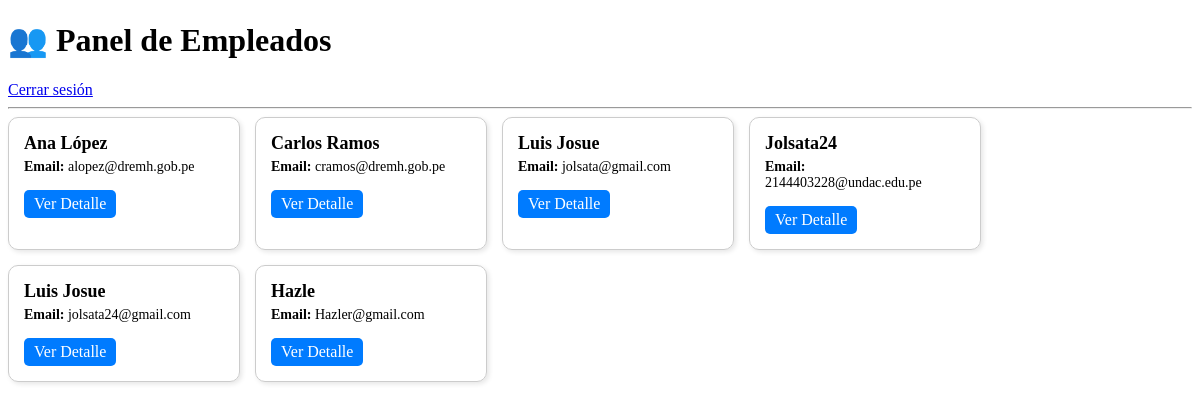
The app's page /area_jefe/empleados_panel.php (signed in) with its own data.
### tables this page shows
CREATE TABLE `usuarios` (
  `id` int NOT NULL AUTO_INCREMENT,
  `nombre` varchar(150) NOT NULL,
  `email` varchar(150) NOT NULL,
  `password_hash` varchar(255) NOT NULL,
  `id_area` int DEFAULT NULL,
  `rol` enum('admin','rrhh','jefe_area','empleado','secretaria') DEFAULT 'empleado',
  `activo` tinyint(1) DEFAULT '1',
  `creado_en` datetime DEFAULT CURRENT_TIMESTAMP,
  `foto` varchar(255) DEFAULT 'uploads/usuarios/default.png',
  `reset_token` varchar(64) DEFAULT NULL,
  `reset_token_expires_at` datetime DEFAULT NULL,
  PRIMARY KEY (`id`),
  UNIQUE KEY `email` (`email`),
  KEY `id_area` (`id_area`),
  CONSTRAINT `usuarios_ibfk_1` FOREIGN KEY (`id_area`) REFERENCES `areas` (`id`)
);

### area_jefe/empleados_panel.php (the view, shortened to what this page needs)
<?php
require '../php/db.php';
$rol = $_SESSION['rol'];
$id_area = $_SESSION['id_area'] ?? null;
try {
    if ($rol === 'jefe_area' && $id_area) {
        $stmt = $pdo->prepare("SELECT id, nombre, email, rol FROM usuarios WHERE id_area = ? AND rol = 'empleado'");
        $stmt->execute([$id_area]);
    } else {
        $stmt = $pdo->query("SELECT id, nombre, email, rol FROM usuarios WHERE rol = 'empleado'");
    }
    $empleados = $stmt->fetchAll();
} catch (PDOException $e) {
    die("Error en la consulta: " . $e->getMessage());
}
?>
<!DOCTYPE html>
<html lang="es">
<head>
</head>
<body>
    <h1>👥 Panel de Empleados</h1>
    <nav>
        <a href="../php/logout.php">Cerrar sesión</a>
    </nav>
    <hr>
    <div class="grid">
        <?php foreach ($empleados as $emp): ?>
            <div class="card">
                <h3><?php echo htmlspecialchars($emp['nombre']); ?></h3>
                <p><b>Email:</b> <?php echo htmlspecialchars($emp['email']); ?></p>
                <a href="../panel_de_jefe/ver_empleado.php?id=<?php echo $emp['id']; ?>">Ver Detalle</a>
            </div>
        <?php endforeach; ?>
    </div>
</body>
</html>

### area_jefe/empleados_panel.php (style rules this page uses)
.grid { display: flex; flex-wrap: wrap; gap: 15px; }
.card { border: 1px solid #ccc; padding: 15px; border-radius: 10px; width: 200px; box-shadow: 2px 2px 5px rgba(0,0,0,0.1); }
.card h3 { margin: 0; font-size: 18px; }
.card p { margin: 5px 0; font-size: 14px; }
.card a { display: inline-block; margin-top: 10px; padding: 5px 10px; background: #007BFF; color: #fff; text-decoration: none; border-radius: 5px; }

### records on screen
usuarios: nombre "Ana López", email "alopez@dremh.gob.pe"
usuarios: nombre "Carlos Ramos", email "cramos@dremh.gob.pe"
usuarios: nombre "Luis Josue", email "jolsata@gmail.com"
usuarios: nombre "Jolsata24", email "2144403228@undac.edu.pe"
usuarios: nombre "Luis Josue", email "jolsata24@gmail.com"
usuarios: nombre "Hazle", email "Hazler@gmail.com"
